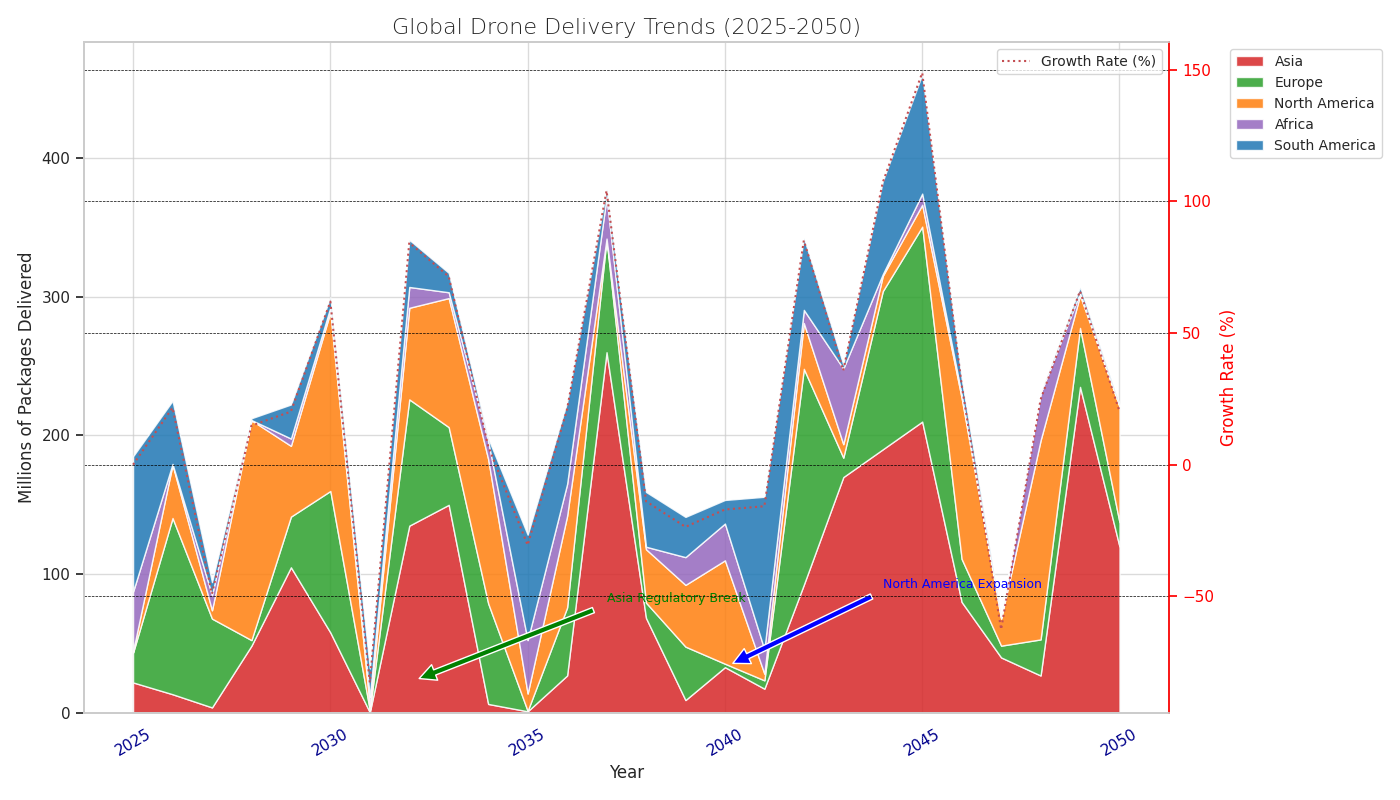

Python code for this plot:
import matplotlib.pyplot as plt
import numpy as np

years = np.arange(2025, 2051)

asia = np.array([22.0, 13.5, 4.0, 48.5, 105.0, 58.0, 0.5, 135.0, 150.0, 6.5, 1.2, 27.0, 260.0, 68.5, 9.3, 33.0, 17.5, 92.5, 170.0, 190.0, 210.0, 80.0, 40.0, 27.0, 235.0, 120.0])
europe = np.array([21.5, 127.0, 64.0, 4.0, 36.5, 102.0, 1.5, 91.0, 56.0, 72.5, 0.3, 49.0, 81.5, 11.0, 38.5, 2.5, 6.0, 155.5, 14.0, 114.0, 140.5, 31.0, 8.5, 26.0, 42.5, 17.5])
north_america = np.array([1.0, 38.5, 6.0, 158.5, 51.0, 129.0, 3.0, 66.0, 93.0, 104.0, 12.5, 66.0, 0.4, 38.5, 44.5, 74.5, 4.8, 33.0, 9.7, 11.0, 15.8, 116.0, 19.5, 143.5, 23.5, 83.5])
africa = np.array([43.0, 0.5, 11.0, 0.1, 5.3, 3.3, 6.5, 15.0, 4.2, 13.0, 38.5, 23.0, 30.0, 1.8, 20.0, 26.5, 17.5, 9.5, 54.5, 1.2, 8.0, 2.5, 0.8, 34.0, 1.8, 0.3])
south_america = np.array([97.5, 45.5, 9.3, 1.3, 24.5, 7.3, 20.5, 34.0, 14.0, 2.0, 76.0, 59.0, 5.6, 39.5, 29.0, 17.0, 110.0, 52.0, 3.0, 67.0, 86.0, 11.5, 0.5, 0.2, 4.2, 1.3])

fig, ax1 = plt.subplots(figsize=(14, 8))

colors = ['#d62728', '#2ca02c', '#ff7f0e', '#9467bd', '#1f77b4']
ax1.stackplot(years, asia, europe, north_america, africa, south_america, labels=['Asia', 'Europe', 'North America', 'Africa', 'South America'], colors=colors, alpha=0.85)

ax1.set_title("Global Drone Delivery Trends (2025-2050)", fontsize=16, fontweight='light')
ax1.set_xlabel('Year', fontsize=12)
ax1.set_ylabel('Millions of Packages Delivered', fontsize=12)
ax1.legend(loc='upper left', fontsize=10, bbox_to_anchor=(1.05, 1))
ax1.grid(True, linestyle='-', alpha=0.7)

ax1.set_xticks(np.arange(2025, 2051, 5))
ax1.tick_params(axis='x', rotation=30, labelcolor='darkblue')

ax1.annotate('Asia Regulatory Break', xy=(2032, 22), xytext=(2037, 80), arrowprops=dict(facecolor='green', shrink=0.05), fontsize=9, color='green')
ax1.annotate('North America Expansion', xy=(2040, 33), xytext=(2044, 90), arrowprops=dict(facecolor='blue', shrink=0.05), fontsize=9, color='blue')

ax2 = ax1.twinx()
growth_rate = ((asia + europe + north_america + africa + south_america) / (asia[0] + europe[0] + north_america[0] + africa[0] + south_america[0]) - 1) * 100
ax2.plot(years, growth_rate, 'r:', label='Growth Rate (%)')
ax2.set_ylabel('Growth Rate (%)', fontsize=12)
ax2.yaxis.label.set_color('red')
ax2.spines['right'].set_color('red')
ax2.tick_params(axis='y', colors='red')
ax2.legend(loc='upper right', fontsize=10)

plt.grid(which='both', linestyle='--', linewidth='0.5', color='black')
plt.tight_layout()

plt.show()
